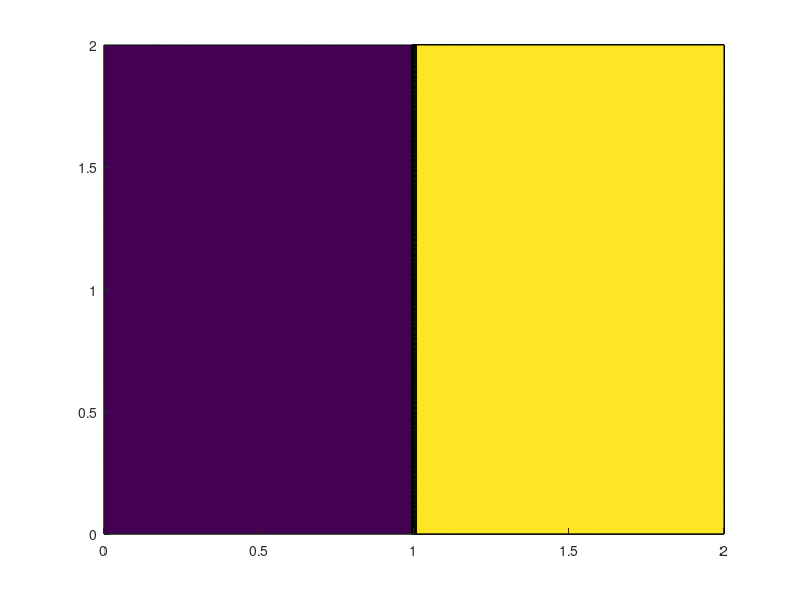

The MATLAB script that drew this image: (Note: this script raises an error after producing the figure.)
clc, clear, close all

points_x = [0, 2];
points_y = [0, 0];
interval = linspace(0, 2, 100);
[xGrid, yGrid] = meshgrid(interval, interval);
x = xGrid(:);
y = yGrid(:);
d1 = (x-points_x(1)).^2+(y-points_y(1)).^2;
d2 = (x-points_x(2)).^2+(y-points_y(2)).^2;
D = [d1, d2];
[~, idx] = min(D, [], 2);
contourf(xGrid, yGrid, ...
    reshape(idx, size(xGrid, 1), size(yGrid, 2)),'EdgeColor','None');
mymap = [0, 1, 0; 1, 0, 0];
colormap(mymap)
colorbar